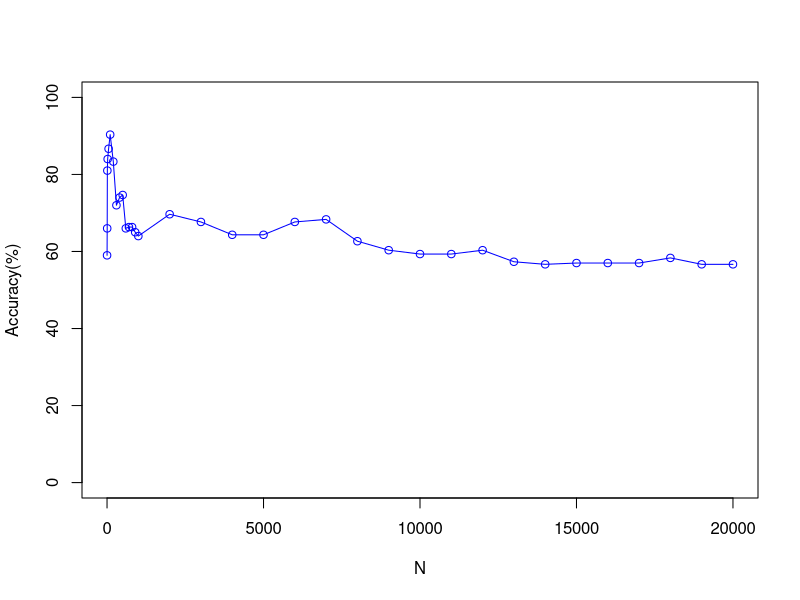

Source code (R):
# Author : G Asish Kumar*/
# Description: Plot that shows the comparison of Accuracy vs No of Top features Selected for 
# 			   Pearson having K=3 and With Normalisation of the features 

 x <- c(1, 5, 10, 20, 50, 100, 200, 300, 400, 500, 600, 700, 800, 900, 1000, 2000, 3000, 4000, 5000, 6000, 7000, 8000, 9000, 10000, 11000, 12000, 13000, 14000, 15000, 16000, 17000, 18000, 19000, 20000)
 y <- c(59,
66,
81,
84,
86.66666667,
90.33333333,
83.33333333,
72,
74,
74.66666667,
66,
66.33333333,
66.33333333,
65,
64,
69.66666667,
67.66666667,
64.33333333,
64.33333333,
67.66666667,
68.33333333,
62.66666667,
60.33333333,
59.33333333,
59.33333333,
60.33333333,
57.33333333,
56.66666667,
57,
57,
57,
58.33333333,
56.66666667,
56.66666667)
plot(x, y, type='o', pch=1, col="blue", xlab="N", ylab="Accuracy(%)", ylim=c(0, 100), xlim=c(0,20000))